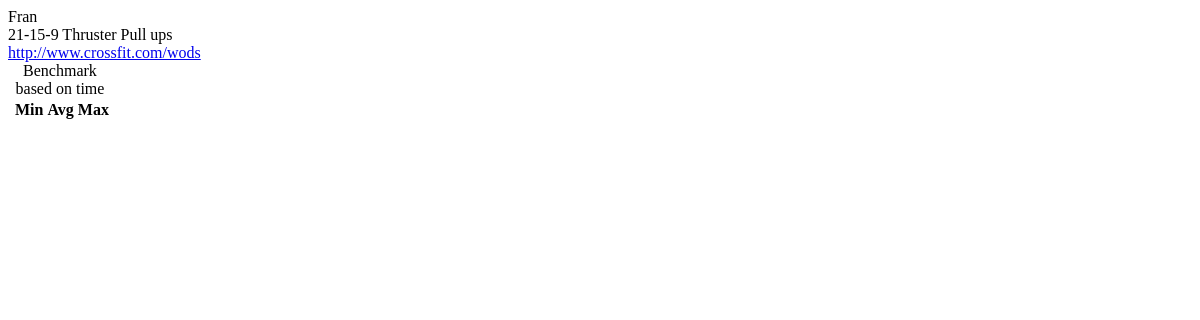
Page /wods/1/ on the earlier database version.
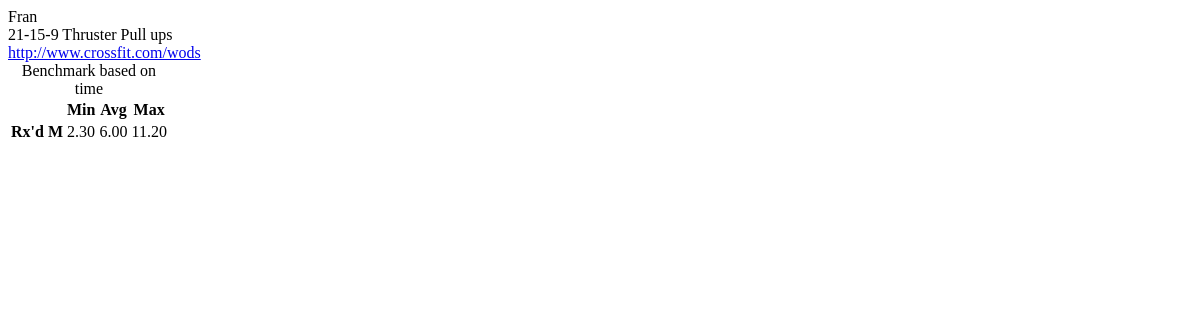
Same page on the later database version.
### crawl/models.py (models this page shows, shortened)
class Workout(models.Model):
    __tablename__ = 'workouts'
    title = models.CharField(max_length=255)
    description = models.TextField()
    uom = models.CharField(max_length=255)
    link = models.URLField(max_length=255, help_text="URL to the WOD page")
    created_on = models.DateTimeField("Created on", auto_now_add=True)
    updated_on = models.DateTimeField("Updated on", auto_now=True)

class Benchmark(models.Model):
    __tablename__ = 'benchmark'
    workout = models.ForeignKey(Workout)
    gender = models.CharField(max_length=255)
    min_age = models.IntegerField(null=True)
    avg_age = models.IntegerField(null=True)
    max_age = models.IntegerField(null=True)
    min_score = models.DecimalField(max_digits=10, decimal_places=2)
    avg_score = models.DecimalField(max_digits=10, decimal_places=2)
    max_score = models.DecimalField(max_digits=10, decimal_places=2)
    total_rxd = models.IntegerField(default=0)
    total_attempts = models.IntegerField(default=0)
    uom = models.CharField(max_length=255)

### browse/views.py (the view)
# urls.py: url(r'^(?P<pk>[0-9]+)/$', views.WorkoutDetailView.as_view(), name='workoutdetail'),
class WorkoutDetailView(generic.DetailView):
    model = Workout
    template_name = 'browse/workoutdetail.html'
    def get_context_data(self, **kwargs):
        context = super(WorkoutDetailView, self).get_context_data(**kwargs)
        context['benchmark_list'] = context['workout'].benchmark_set.all()
        return context

### browse/templates/browse/workoutdetail.html
<div>{{ workout.title }}</div>
<div>{{ workout.description }}</div>
<div><a href="{{ workout.link }}">{{ workout.link }}</a></div>
<div class="wod-result-stats">
    <table class="table table-hover">
        <caption>Benchmark based on {{ workout.uom }}</caption>
        <thead>
            <tr>
                <th></th>
                <th>Min</th>
                <th>Avg</th>
                <th>Max</th>
            </tr>
        </thead>
        <tbody>
            {% for gender in benchmark_list %}
            <tr>
                <th scope="row">Rx'd {{ gender.gender }}</th>
                <td>{{ gender.min_score }}</td>
                <td>{{ gender.avg_score }}</td>
                <td>{{ gender.max_score }}</td>
            </tr>
            {% endfor %}
        </tbody>
    </table>
</div>

Differences in the rows shown:
added Benchmark: gender "M", min_score "2.30", avg_score "6.00", max_score "11.20"
